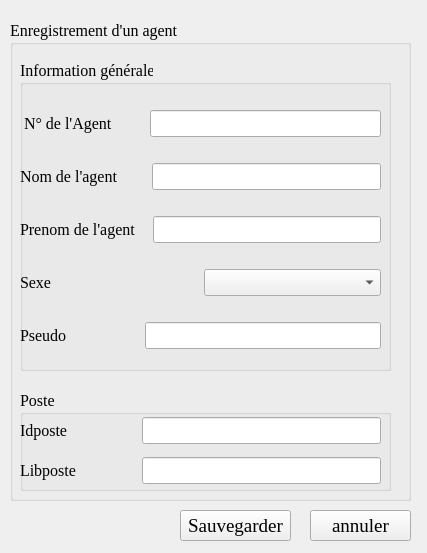
<?xml version="1.0" encoding="UTF-8"?>
<ui version="4.0">
 <class>Enregistrement</class>
 <widget class="QWidget" name="Enregistrement">
  <property name="geometry">
   <rect>
    <x>0</x>
    <y>0</y>
    <width>427</width>
    <height>553</height>
   </rect>
  </property>
  <property name="windowTitle">
   <string>Form</string>
  </property>
  <widget class="QGroupBox" name="groupBox">
   <property name="geometry">
    <rect>
     <x>10</x>
     <y>20</y>
     <width>401</width>
     <height>481</height>
    </rect>
   </property>
   <property name="font">
    <font>
     <family>Times New Roman</family>
     <pointsize>12</pointsize>
    </font>
   </property>
   <property name="title">
    <string>Enregistrement d'un agent</string>
   </property>
   <widget class="QGroupBox" name="groupBox_2">
    <property name="geometry">
     <rect>
      <x>10</x>
      <y>40</y>
      <width>371</width>
      <height>311</height>
     </rect>
    </property>
    <property name="title">
     <string>Information générale </string>
    </property>
    <widget class="QWidget" name="verticalLayoutWidget">
     <property name="geometry">
      <rect>
       <x>0</x>
       <y>30</y>
       <width>361</width>
       <height>281</height>
      </rect>
     </property>
     <layout class="QVBoxLayout" name="verticalLayout">
      <item>
       <layout class="QHBoxLayout" name="horizontalLayout_3">
        <item>
         <widget class="QLabel" name="label">
          <property name="text">
           <string> N° de l'Agent        </string>
          </property>
         </widget>
        </item>
        <item>
         <widget class="QLineEdit" name="lineEdit"/>
        </item>
       </layout>
      </item>
      <item>
       <layout class="QHBoxLayout" name="horizontalLayout_4">
        <item>
         <widget class="QLabel" name="label_2">
          <property name="text">
           <string>Nom de l'agent       </string>
          </property>
         </widget>
        </item>
        <item>
         <widget class="QLineEdit" name="lineEdit_2"/>
        </item>
       </layout>
      </item>
      <item>
       <layout class="QHBoxLayout" name="horizontalLayout_5">
        <item>
         <widget class="QLabel" name="label_3">
          <property name="text">
           <string>Prenom de l'agent   </string>
          </property>
         </widget>
        </item>
        <item>
         <widget class="QLineEdit" name="lineEdit_3"/>
        </item>
       </layout>
      </item>
      <item>
       <layout class="QHBoxLayout" name="horizontalLayout_6">
        <item>
         <widget class="QLabel" name="label_4">
          <property name="text">
           <string>Sexe </string>
          </property>
         </widget>
        </item>
        <item>
         <widget class="QComboBox" name="comboBox"/>
        </item>
       </layout>
      </item>
      <item>
       <layout class="QHBoxLayout" name="horizontalLayout_7">
        <item>
         <widget class="QLabel" name="label_5">
          <property name="text">
           <string>Pseudo                  </string>
          </property>
         </widget>
        </item>
        <item>
         <widget class="QLineEdit" name="lineEdit_5"/>
        </item>
       </layout>
      </item>
     </layout>
    </widget>
   </widget>
   <widget class="QGroupBox" name="groupBox_3">
    <property name="geometry">
     <rect>
      <x>10</x>
      <y>370</y>
      <width>371</width>
      <height>101</height>
     </rect>
    </property>
    <property name="title">
     <string>Poste</string>
    </property>
    <widget class="QWidget" name="verticalLayoutWidget_7">
     <property name="geometry">
      <rect>
       <x>0</x>
       <y>20</y>
       <width>361</width>
       <height>81</height>
      </rect>
     </property>
     <layout class="QVBoxLayout" name="verticalLayout_9">
      <item>
       <layout class="QHBoxLayout" name="horizontalLayout_8">
        <item>
         <widget class="QLabel" name="label_6">
          <property name="text">
           <string>Idposte                 </string>
          </property>
         </widget>
        </item>
        <item>
         <widget class="QLineEdit" name="lineEdit_6"/>
        </item>
       </layout>
      </item>
      <item>
       <layout class="QHBoxLayout" name="horizontalLayout_10">
        <item>
         <widget class="QLabel" name="label_7">
          <property name="text">
           <string>Libposte               </string>
          </property>
         </widget>
        </item>
        <item>
         <widget class="QLineEdit" name="lineEdit_7"/>
        </item>
       </layout>
      </item>
     </layout>
    </widget>
   </widget>
  </widget>
  <widget class="QPushButton" name="bntsaauveenreagent">
   <property name="geometry">
    <rect>
     <x>180</x>
     <y>510</y>
     <width>111</width>
     <height>31</height>
    </rect>
   </property>
   <property name="font">
    <font>
     <family>Times New Roman</family>
     <pointsize>14</pointsize>
    </font>
   </property>
   <property name="text">
    <string>Sauvegarder</string>
   </property>
  </widget>
  <widget class="QPushButton" name="bntannenreagent">
   <property name="geometry">
    <rect>
     <x>310</x>
     <y>510</y>
     <width>101</width>
     <height>31</height>
    </rect>
   </property>
   <property name="font">
    <font>
     <family>Times New Roman</family>
     <pointsize>14</pointsize>
    </font>
   </property>
   <property name="text">
    <string>annuler</string>
   </property>
  </widget>
 </widget>
 <resources/>
 <connections/>
</ui>
